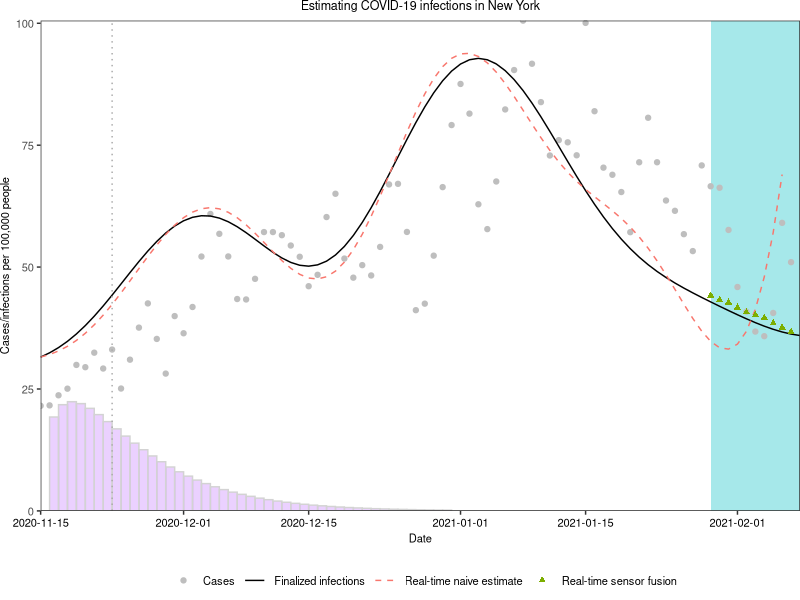
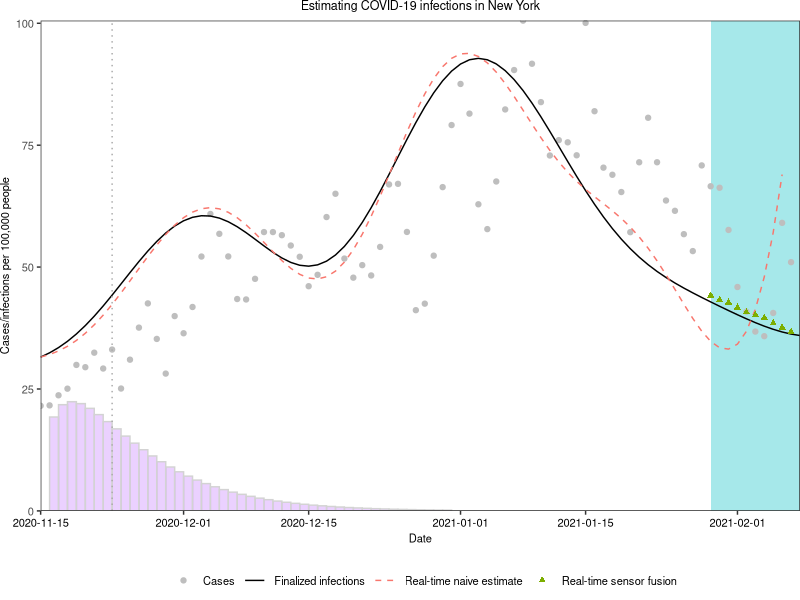

Here is the R script that generated these plots, in order:
## ---- chunk 1
library(dplyr)
library(ggplot2)

# read in data
df = read.csv("nowcast_demo_data.csv")

# filter to date range
start_date = as.Date("2020-11-15")
end_date = as.Date("2021-02-08")
df = df %>% 
  mutate(time=as.Date(time)) %>%
  filter(time >= start_date & time <= end_date) 

# select arbitrary timepoint
kernel = read.csv("kernel_2020-11-15.csv")
mid_case_date = as.Date("2020-11-15")
med = max(which(cumsum(kernel) <= 0.5))
mid_infect_date = mid_case_date + med

# add weights values to df
n_kernel = nrow(kernel)
n_left_kernel = med
n_right_kernel = n_kernel - med
rescale = 300 # rescale by factor of 300 to make visible on plot
df$kernel = c(rep(NA, as.numeric(mid_infect_date - start_date) - n_left_kernel),
              kernel$X0 * rescale,
              rep(NA, as.numeric(end_date - mid_infect_date) - n_right_kernel + 1)
              ) 
## ---- chunk 2
# ggplot colors
ggplot_colors = c("#FC4E07", "#00AFBB", "#C77CFF", "#084885", "magenta")
case_color = "gray"
final_infections_color = "black"
infections_color = "#F8766D"
unstable_color= "#00BFC4"
kernel_color = "#C77CFF"
average_nowcast_color = "#7CAE00"
d = 11

# https://community.rstudio.com/t/scale-x-date-date-breaks-1st-and-15th-of-the-month/906/2
library(lubridate)
bimonthly <- function(x) {
  x_range <- range(x, na.rm = TRUE)
  date_range <- c(
    floor_date(x_range[1], "month"),
    ceiling_date(x_range[2], "month")
  )
  monthly <- seq(date_range[1], date_range[2], by = "1 month")
  sort(c(monthly, monthly + days(14)))
}

i = which(!is.na(df$kernel))
ggplot(df) +
  geom_rect(data=data.frame(), aes(xmin=max(df$time)-d+1, xmax=max(df$time), 
                                   ymin=0, ymax=Inf, 
                                   fill="Highly unstable"), alpha=0.35) +
  geom_point(aes(time, cases, color="Cases")) +  
  geom_line(aes(time, final_infections, color="Finalized infections")) + 
  geom_line(aes(time, infections, color="Real-time naive estimate"), linetype=2) + 
  geom_point(aes(time, Average, color="Real-time sensor fusion"), shape=17) + 
  geom_rect(data=data.frame(), aes(xmin=df$time[i], xmax=df$time[i]+1, 
                                     ymin=rep(0,length(i)), ymax=df$kernel[i], 
                                     fill="Reporting delay"), 
            color="lightgray", alpha=0.35) +
  geom_vline(xintercept=mid_infect_date, color="darkgray", linetype="dotted") + 
  xlab("Date") + ylab("Cases/infections per 100,000 people") + 
  labs(title="Estimating COVID-19 infections in New York") + 
  scale_color_manual("", 
                     breaks = c("Cases", "Finalized infections", "Real-time naive estimate", "Real-time sensor fusion"),
                     values = c(case_color, final_infections_color, infections_color, average_nowcast_color),
                     guide = guide_legend(override.aes = list(linetype=c(NA, 1, 2, NA), shape=c(19,NA,NA,17)))) +
  scale_fill_manual("",
                    breaks = c("Reporting delay", "Highly unstable"),
                    values = c(kernel_color, unstable_color)) + 
  theme_bw() + theme(legend.position = "bottom") + guides(fill = "none") +
  theme(plot.margin=grid::unit(c(0,0,0,0), "mm"), 
        text=element_text(size=10, color="black"), #family="Bitstream Vera Sans"), 
        plot.title = element_text(hjust = 0.5, size=9, color="black"),
        axis.title.y = element_text(size=8), axis.title.x = element_text(size=8),
        axis.text.x=element_text(color='black'),
        panel.grid.major = element_blank(), 
        panel.grid.minor = element_blank()) + 
  scale_x_date(breaks = bimonthly, date_labels =  "%Y-%m-%d", expand = c(0, 0)) +
  coord_cartesian(ylim=c(0, max(df$cases)), expand = 0)

ggsave(file="nowcast_demo.pdf", width=8, height=3.75, dpi=300)
